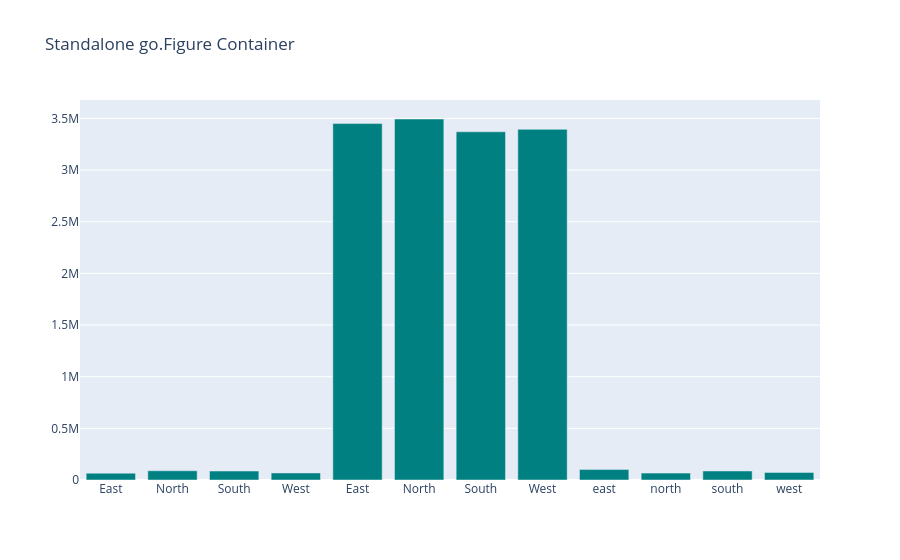

The notebook cell saved with this chart:
### Markdown cell above
### Figure Container: `go.Figure()`
**Explanation**: Bundles data traces and layout configurations into a single executable object.

**Syntax**: `fig = go.Figure(data=[trace1, trace2], layout=go.Layout(...))`

### Code cell
fig = go.Figure(data=[bar_trace], layout=go.Layout(title='Standalone go.Figure Container'))
fig.show()
print('go.Figure initialized.')

### Figure 1 — Plotly figure (JSON) as saved in the notebook; plotly's stock layout.template omitted (floating-point values rounded to 4 significant figures)
{"data": [{"marker": {"color": "teal"}, "name": "Revenue", "x": [" East ", " North ", " South ", " West ", "East", "North", "South", "West", "east", "north", "south", "west"], "y": [66060.0, 89340.0, 86820.0, 68140.0, 3450000.0, 3494000.0, 3371000.0, 3394000.0, 102300.0, 66580.0, 87420.0, 73460.0], "type": "bar"}], "layout": {"title": {"text": "Standalone go.Figure Container"}}}
